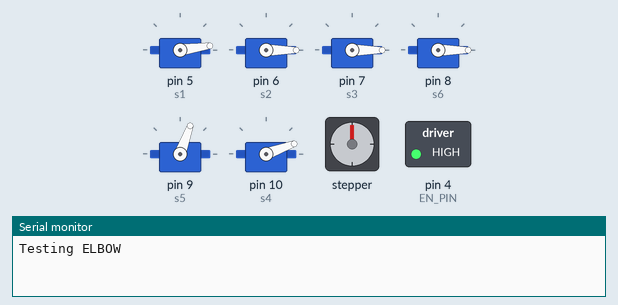
Recording of a sketch running on a simulated Arduino Uno, built with avr-gcc and run on an emulated ATmega328P. Parts: 6 × servo, stepper motor, switched loads named in the sketch (green lamp = pin HIGH), the last lines printed to the serial monitor. Stepper angles assume 200 steps per turn.

Above: at 3.17 s.
At 10.5 s:
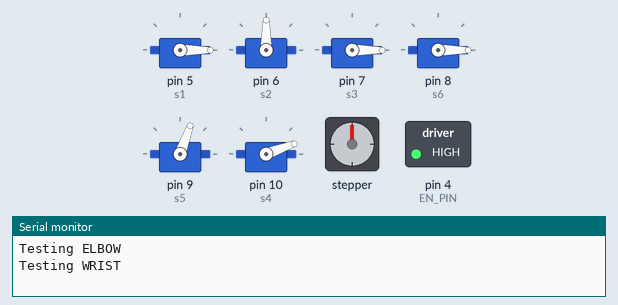
At 16.2 s:
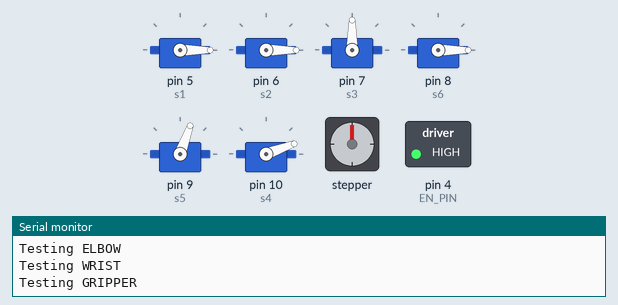
At 21.8 s:
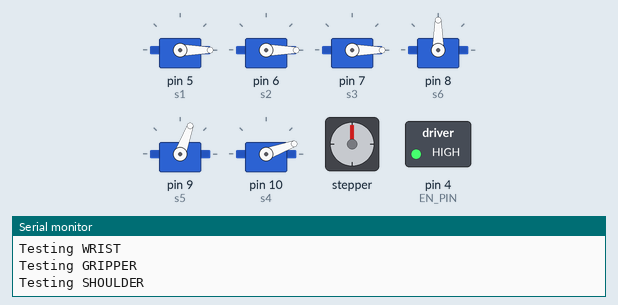
At 30.3 s:
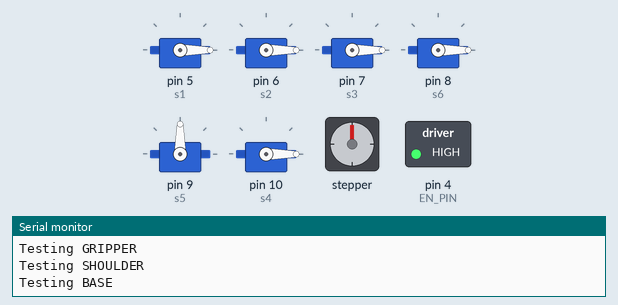
At 34.6 s:
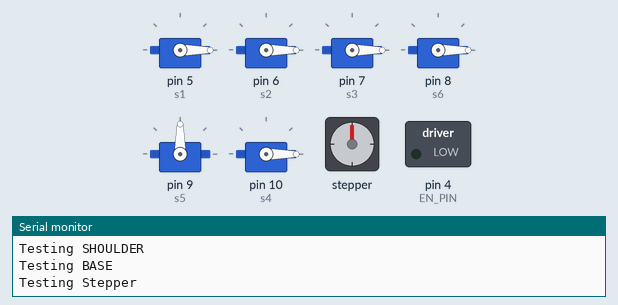
Timing chart, 0 to 40.0 s (numbered marks = the images above):
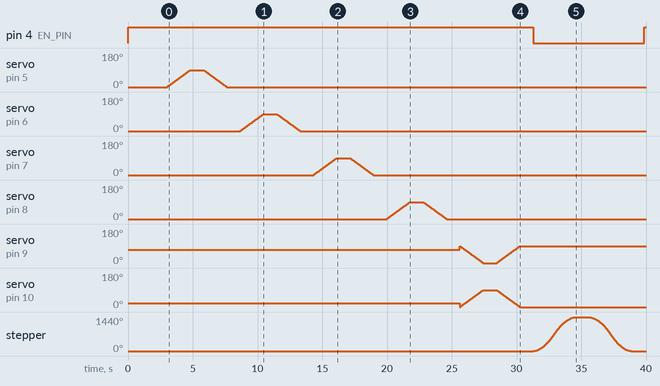

The sketch:

robotic_armpractice.ino
```cpp
#include <Servo.h>
#include <AccelStepper.h>

Servo s1, s2, s3, s4, s5, s6;

// Stepper motor pins
#define STEP_PIN 3
#define DIR_PIN 2
#define EN_PIN 4

AccelStepper stepper(AccelStepper::DRIVER, STEP_PIN, DIR_PIN);

// -------------------------------------------------
// Smooth Servo Movement Function
// -------------------------------------------------
void smoothMove(Servo &servo, int startAngle, int endAngle, int speedDelay)
{
  if (startAngle < endAngle)
  {
    for (int pos = startAngle; pos <= endAngle; pos++)
    {
      servo.write(pos);
      delay(speedDelay);
    }
  }
  else
  {
    for (int pos = startAngle; pos >= endAngle; pos--)
    {
      servo.write(pos);
      delay(speedDelay);
    }
  }
}

// -------------------------------------------------
// Test Individual Servo
// -------------------------------------------------
void testServo(Servo &servo, const char *name)
{
  Serial.print("Testing ");
  Serial.println(name);

  smoothMove(servo, 0, 90, 20);
  delay(1000);

  smoothMove(servo, 90, 0, 20);
  delay(1000);
}

// -------------------------------------------------
// Test BASE_1 and BASE_2 Together
// BASE_1 : 0° -> 90°
// BASE_2 : 90° -> 0°
// -------------------------------------------------
void testBase()
{
  Serial.println("Testing BASE");

  // Forward
  for (int pos = 0; pos <= 90; pos++)
  {
    s4.write(pos);         // BASE_1
    s5.write(90 - pos);    // BASE_2 (opposite direction)
    delay(20);
  }

  delay(1000);

  // Return
  for (int pos = 90; pos >= 0; pos--)
  {
    s4.write(pos);         // BASE_1
    s5.write(90 - pos);    // BASE_2 (opposite direction)
    delay(20);
  }

  delay(1000);
}

// -------------------------------------------------
// Test Stepper
// -------------------------------------------------
void testStepper()
{
  Serial.println("Testing Stepper");

  digitalWrite(EN_PIN, LOW); // Enable driver

  stepper.moveTo(800);

  while (stepper.distanceToGo() != 0)
  {
    stepper.run();
  }

  delay(1000);

  stepper.moveTo(0);

  while (stepper.distanceToGo() != 0)
  {
    stepper.run();
  }

  delay(1000);

  digitalWrite(EN_PIN, HIGH); // Disable driver
}

// -------------------------------------------------
// Setup
// -------------------------------------------------
void setup()
{
  Serial.begin(115200);

  // Stepper setup
  pinMode(EN_PIN, OUTPUT);
  digitalWrite(EN_PIN, HIGH); // Disabled initially

  stepper.setMaxSpeed(600);
  stepper.setAcceleration(300);

  // Attach servos
  s1.attach(5);    // ELBOW
  s2.attach(6);    // WRIST
  s3.attach(7);    // GRIPPER
  s6.attach(8);    // SHOULDER
  s5.attach(9);    // BASE_2
  s4.attach(10);   // BASE_1

  // Initial positions
  s1.write(0);
  s2.write(0);
  s3.write(0);
  s6.write(0);

  // Base servos start opposite each other
  s4.write(20);     // BASE_1
  s5.write(70);    // BASE_2

  delay(3000);
}

// -------------------------------------------------\
// Main Loop
// -------------------------------------------------
void loop()
{
  testServo(s1, "ELBOW");

  testServo(s2, "WRIST");

  testServo(s3, "GRIPPER");

  testServo(s6, "SHOULDER");

  testBase();

  testStepper();

  delay(3000);
}
```

Measured:
- by itself, pin 4 (EN_PIN): HIGH → LOW at 31.3 s, → HIGH 8.6 s later
- by itself, stepper: turns 1440° clockwise in 3.3 s, then 1440° counter-clockwise in 3.3 s
- by itself, servo on pin 5 (s1), servo on pin 6 (s2), servo on pin 7 (s3), servo on pin 8 (s6): rises from 0° to 90° in 1.8 s, then falls to 0° in 2.8 s
